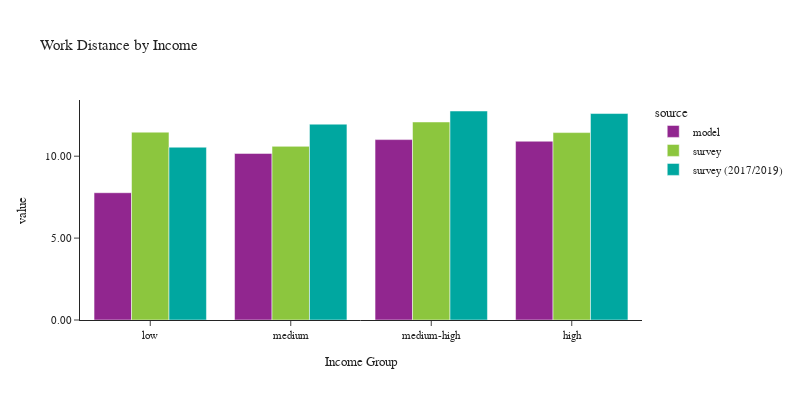

Notebook source saved alongside this figure:
### Code cell
plot_work_location(df_workers, 'hhincome_group', 'Income', 'Income Group')

### Figure 1 — Plotly figure (JSON) as saved in the notebook; plotly's stock layout.template omitted (floating-point values rounded to 4 significant figures)
{"data": [{"alignmentgroup": "True", "customdata": [[241559], [470427], [661986], [836167]], "hovertemplate": "source=model<br>hhincome_group=%{x}<br>value=%{y}<br>sample count=%{customdata[0]}<extra></extra>", "legendgroup": "model", "marker": {"color": "#91268F", "pattern": {"shape": ""}}, "name": "model", "offsetgroup": "model", "orientation": "v", "showlegend": true, "textposition": "auto", "type": "bar", "x": ["low", "medium", "medium-high", "high"], "xaxis": "x", "y": [7.77, 10.17, 11.01, 10.91], "yaxis": "y"}, {"alignmentgroup": "True", "customdata": [[592], [560], [861], [593]], "hovertemplate": "source=survey<br>hhincome_group=%{x}<br>value=%{y}<br>sample count=%{customdata[0]}<extra></extra>", "legendgroup": "survey", "marker": {"color": "#8CC63E", "pattern": {"shape": ""}}, "name": "survey", "offsetgroup": "survey", "orientation": "v", "showlegend": true, "textposition": "auto", "type": "bar", "x": ["low", "medium", "medium-high", "high"], "xaxis": "x", "y": [11.47, 10.6, 12.09, 11.44], "yaxis": "y"}, {"alignmentgroup": "True", "customdata": [[1342], [1539], [1920], [794]], "hovertemplate": "source=survey (2017/2019)<br>hhincome_group=%{x}<br>value=%{y}<br>sample count=%{customdata[0]}<extra></extra>", "legendgroup": "survey (2017/2019)", "marker": {"color": "#00A7A0", "pattern": {"shape": ""}}, "name": "survey (2017/2019)", "offsetgroup": "survey (2017/2019)", "orientation": "v", "showlegend": true, "textposition": "auto", "type": "bar", "x": ["low", "medium", "medium-high", "high"], "xaxis": "x", "y": [10.55, 11.95, 12.76, 12.6], "yaxis": "y"}], "layout": {"barmode": "group", "font": {"size": 11}, "height": 400, "legend": {"title": {"text": "source"}, "tracegroupgap": 0}, "title": {"text": "Work Distance by Income"}, "width": 800, "xaxis": {"anchor": "y", "domain": [0.0, 1.0], "title": {"text": "Income Group"}}, "yaxis": {"anchor": "x", "domain": [0.0, 1.0], "tickformat": ".2f", "title": {"text": "value"}}}}
